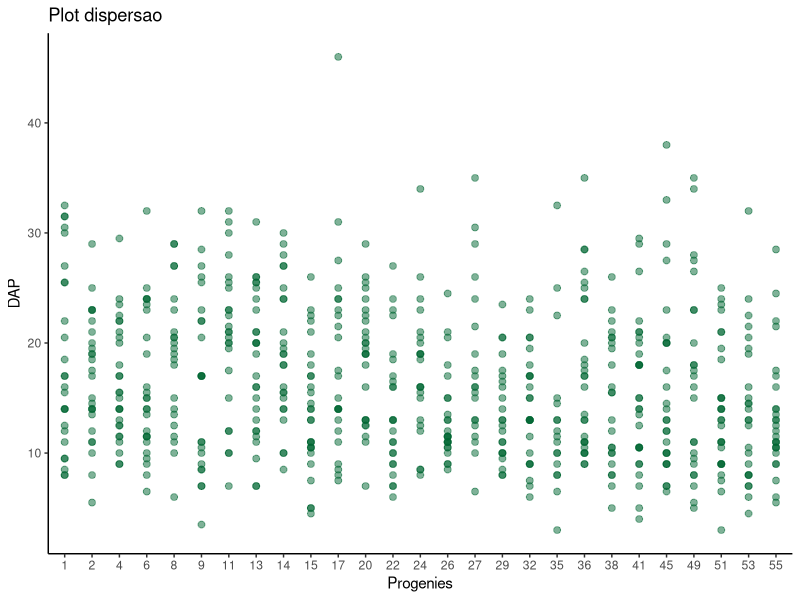
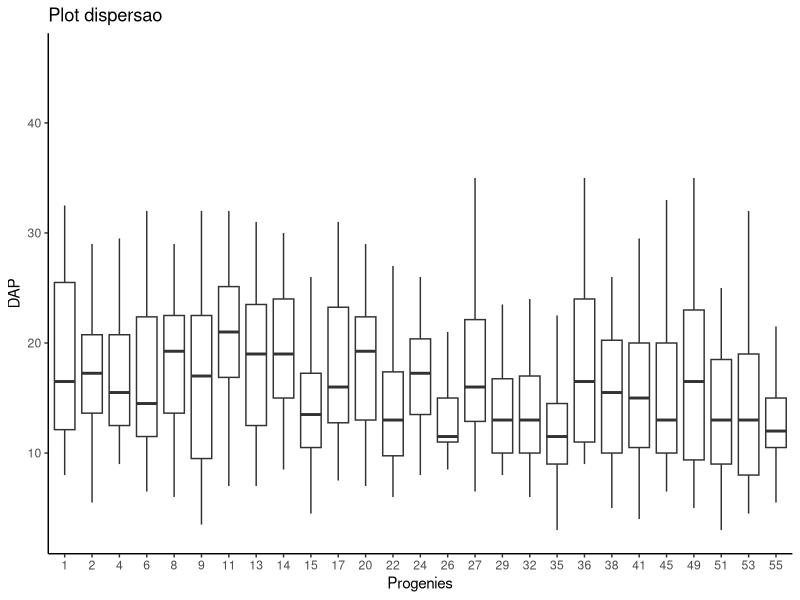
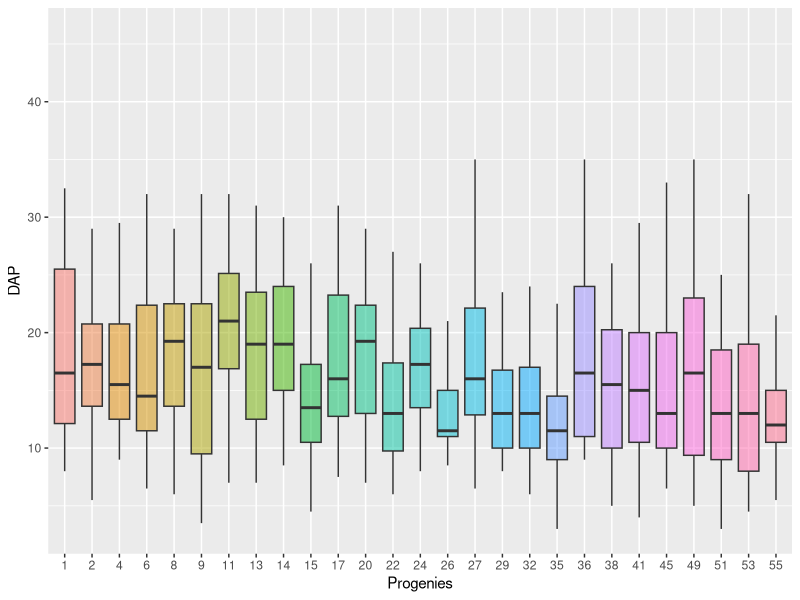
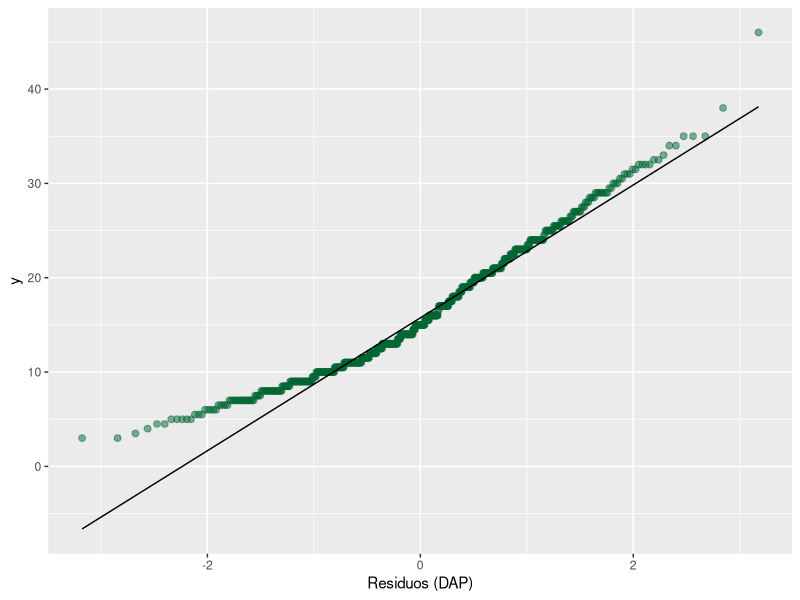

Generate these figures, in order, with R: (Note: this script raises an error after producing the figures.)
#Sp florestal spp. 
#Progenies de polinizacao aberta ("meios-irmaos")- 5 Anos
# Teste de progenies -
# Delineamento em blocos casualizados (DBC) - 6 blocos
# 27 progenies
# Parcela linear - 5 plantas/parcela
#################################################################
#Pacotes utilizados nas analises 
library(readxl)
library(lmerTest) 
library(dplyr) 
library(plyr)
library(ggplot2)
library(tidyverse)
library(writexl) 

#Para apagar a memoria do R 
rm(list = ls()); ls() 

#Definir diretorio
getwd() 

#Importando os dados 
dados<-read.table("dados2.txt", header = TRUE)
#dados$parcela<-c(dados$Bloco, dados$Prog)

#Estrutura dos dados
dados%>%str()
#Transformando em fatores
dados <- transform(dados,
                   Bloco=as.factor(Bloco),
                   Prog=as.factor(Prog),
                   Ind=as.factor(Ind),
                   Parcela=as.factor(Parcela),
                   Arv=as.factor(Arv), 
                   DAP=as.numeric(DAP))

dados <- na.omit(dados) #deixa s? as plantas vivas

#Estrutura dos dados
dados%>%str()

# Analise grafica dos dados 
  ggplot(dados, aes(Prog,DAP))+
  geom_point(color = "#006633", size = 2, 
             alpha = 0.5)+
  ggtitle("Plot dispersao")+
  labs(x="Progenies",  y="DAP")+
  theme_classic()
  
#Boxplot
ggplot(dados, aes(Prog,DAP))+
  geom_boxplot(alpha = 0.5, 
               outlier.shape  =  NA)+
  ggtitle("Plot dispersao")+
  labs(x="Progenies",  y="DAP")+
  theme_classic()

ggplot(dados, aes(Prog,DAP, fill=Prog))+
  geom_boxplot(alpha = 0.5, 
               outlier.shape  =  NA)+
  labs(x="Progenies",  y="DAP", 
               fill="none")+
  theme(legend.position = "none")

#Verificar os residuos 
ggplot(dados, aes(sample = DAP))+
  geom_qq(color = "#006633", size = 2, 
          alpha = 0.5)+
  geom_qq_line()+
  xlab("Residuos (DAP)")

#Ajuste do modelo misto 
#Prog, Proc e Parcela como efeito aleatorio
m1 <- lmer(DAP ~ Bloco + (1|Prog) +(1|Parcela), dados)
#Resumo do ajuste do modelo 
summary(m1)

#Verificar a significancia dos efeitos aleatorios e fixos
LRT=ranova(m1) 
anova=anova(m1) 

#media fenotipica
media <- mean(dados$DAP, na.rm = T) 

#variance components
vc <- as.data.frame(VarCorr(m1), comp="Variance") 
vc <- subset(vc, select = c("grp","vcov"))
vc

vEntre = vc[1,2] #parcela
vGen = vc[2,2] #genetica
ve= vc[3,2] #erro

#numero de blocos
nb <- length(levels(dados$Bloco)) 
nb

#numero de arvores por parcela
narv <-length(levels(dados$Arv))
narv

va = 4*vGen 
vf = vEntre + va + ve 
h2i = va/vf 
h2d = (0.75*va) / (0.75*va+ve)
h2m = (0.25*va)/(0.25*va + (vEntre/nb) + ve/(narv*nb)) 
acurhi = sqrt(h2i) 
acurhm=sqrt(h2m) 
cvg  = (sqrt(vGen)/media)*100 
cvgi = (sqrt(va)/media)*100 
cve = (sqrt(((0.75*va+ve)/narv)+vEntre))/media*100 
b = cvg/cve # coeficiente de variacao relativo- Vencovsky 1978

###########Parametros geneticos 
Parametros = c("variancia genetica aditiva",
               "Variancia genetica",
               "Variancia residual",
               "Variancia Fenotipica",
               "Herdabilidade no sentido restrito",
               "Herdabilidade dentro de parcela",
               "Herdabilidade media de progenies",
               "Acuracia seletiva (h2i)",
               "Acuracia seletiva (h2m)",
               "Coeficiente de variacao genetico",
               "Coeficiente de variacao genetica aditiva",
               "Coeficiente de variacao experimental",
               "Coeficiente de variacao relativo",
               "Media")           

Valores <- round(c(va,vGen,ve,vf, h2i,h2d,h2m,acurhi,acurhm, cvg,cvgi,cve,b,media), 3) # 3 casas decimais               
parametros_geneticos <- data.frame(Parametros, Valores)
parametros_geneticos

###############################################################
                     # BLUP's - Familias  #  
###############################################################
BLUP = ranef(m1) 
BLUPS = BLUP$Prog
row.names <- data.frame(rownames(BLUPS))
names(row.names) = c("Prog")
BLUP <- data.frame(row.names,g=BLUPS[,1])
BLUP_TRAT <- arrange(BLUP,desc(BLUP$g)) # Ordernar por BLUP
BLUP_TRAT$'u+a'<- BLUP_TRAT$g+media
df_proce= select(dados,Prog)
BLUP = merge(x=df_proce, y=BLUP_TRAT, by="Prog",all.x=T)
BLUP <- BLUP %>% distinct() 
BLUP_TRAT <- arrange(BLUP,desc(BLUP$g)) 


View(BLUP_TRAT) #Blup progenie

############ Plot Ranking Progenies ############
BLUP <- BLUP_TRAT %>%
  top_n(BLUP_TRAT$`u+a`, n=25)

binomnames <- expression(paste("Ranking progenies de", italic(" Especie Abcd"),))

ggplot(BLUP, aes(x= reorder(Prog, -`u+a`), y=`u+a`, fill=Prog))+
  geom_col(alpha=0.5)+
  scale_y_continuous(limits = c(0,21)) +
  labs(fill = "", caption = "DAP - 5 anos")+
  xlab("\nProgenies") +
  ylab("BLUP (DAP)") +
  ggtitle("") +
  labs(title=binomnames)+
  theme(legend.position = "none")


###################### BLUP's Individuais ############################ 
df= select(dados, Bloco, Prog,Arv, DAP)
dfblup = merge(x=df, y=BLUP, by="Prog",all.x=T)
dfblup$'u+a' = dfblup$g+media
dfblup = na.exclude(dfblup)
BLUP_Ind <- arrange(dfblup,desc(dfblup$g)) 
View(BLUP_Ind)

#########################################################
         #GANHOS DE SELECAO 
##########################################################

NIS =100 #Numero de individuos selecionados


#Diferencial de selecao
Ds = mean(BLUP_Ind[1:NIS,6])-media
Ds
#Ganho de selecao individual
Gs = Ds
Gs
#Ganho de selecao percentual
Gs.per = (Gs/media)*100
Gs.per
#Media da populaco melhorada
pm = media + Gs
pm
Ganho <- data.frame(NIS,Gs,Gs.per,pm)
Ganho

##Exportando os resultados 
# output 

write_xlsx(
  list(
    LRT=LRT,
    TesteF=anova,
    parametros_geneticos = parametros_geneticos,
    BLUP_genitores = BLUP_TRAT,
    Ranking_individual = BLUP_Ind),
  "resultados_exemploTP5plantaDAP.xlsx"
)
